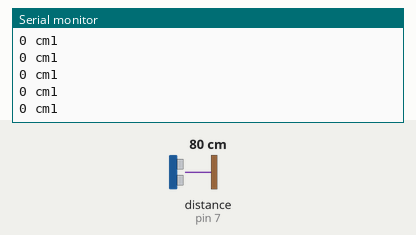
Recording of a sketch running on a simulated Arduino Uno, built with avr-gcc and run on an emulated ATmega328P. Parts: the last lines printed to the serial monitor. Wiring (inferred from the names in the program): ultrasonic range finder: trigger pin 8; echo pin 7. Inputs (shaded band) come from the test bench; at power-on: distance to the obstacle (sensor on pin 7) 80 cm. The echo pulse lasts 58.3 µs per cm.

Above: at 1.2 s.
1.3 s: distance to the obstacle (sensor on pin 7) set to 2 cm
At 1.51 s:
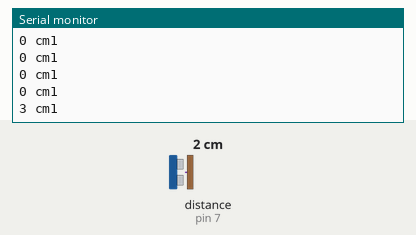
2.8 s: distance to the obstacle (sensor on pin 7) set to 4 cm
At 2.81 s:
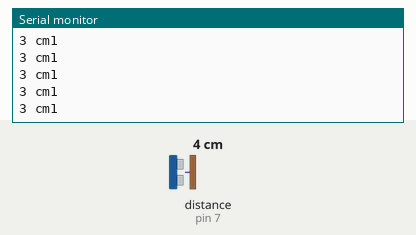
Timing chart, 0 to 5.8 s (numbered marks = the images above; inputs shaded):
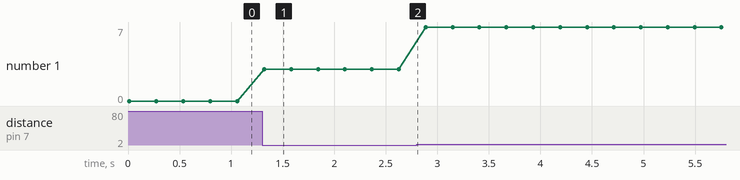

The sketch:

ultrasonic.ino
```cpp
int trigPin1 = 8;    // Trigger
int echoPin1 = 7;    // Echo
unsigned long duration1, cm1;

void setup() {
  //Serial Port begin
  Serial.begin (9600);
  //Define inputs and outputs
  pinMode(trigPin1, OUTPUT);
  pinMode(echoPin1, INPUT);

}

void loop() {
  // The sensor is triggered by a HIGH pulse of 10 or more microseconds.
  // Give a short LOW pulse beforehand to ensure a clean HIGH pulse:
  digitalWrite(trigPin1, LOW);

  delayMicroseconds(5);
  digitalWrite(trigPin1, HIGH);

  delayMicroseconds(10);
  digitalWrite(trigPin1, LOW);


  // Read the signal from the sensor: a HIGH pulse whose
  // duration is the time (in microseconds) from the sending
  // of the ping to the reception of its echo off of an object.
  pinMode(echoPin1, INPUT);
  duration1 = pulseIn(echoPin1, HIGH,2000);
  delay(10);

  // Convert the time into a distance
  cm1 = (duration1/2) / 14.6;     // Divide by 29.1 or multiply by 0.0343

  Serial.print(cm1);
  Serial.print(" cm1");
  Serial.println();


  delay(250);
}
```

Measured:
- after the input at 1.3 s, the serial monitor: prints a new line at once (image 1)
- plotted number 1: 0 → 3 after the input at 1.3 s, 3 → 7 after the input at 2.8 s
